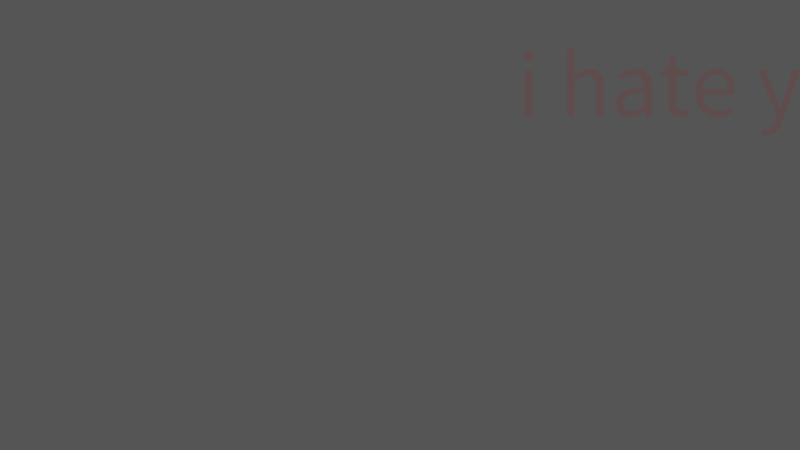
Frame 1 (no input)
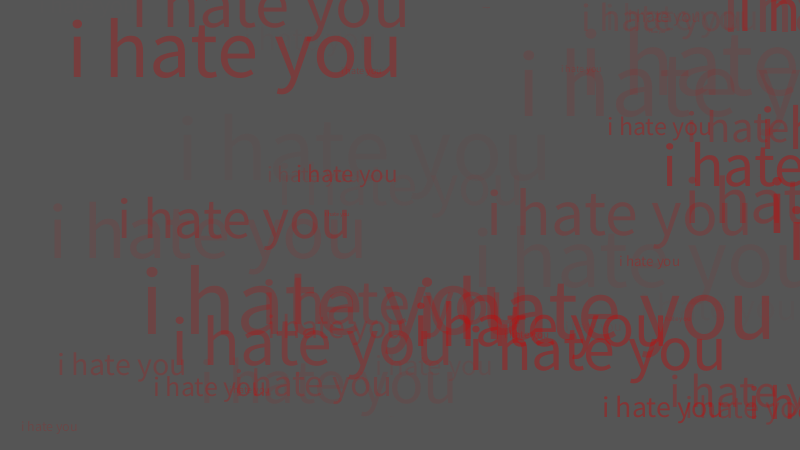
Frame 60 (the mouse pressed at the canvas centre just before this capture)
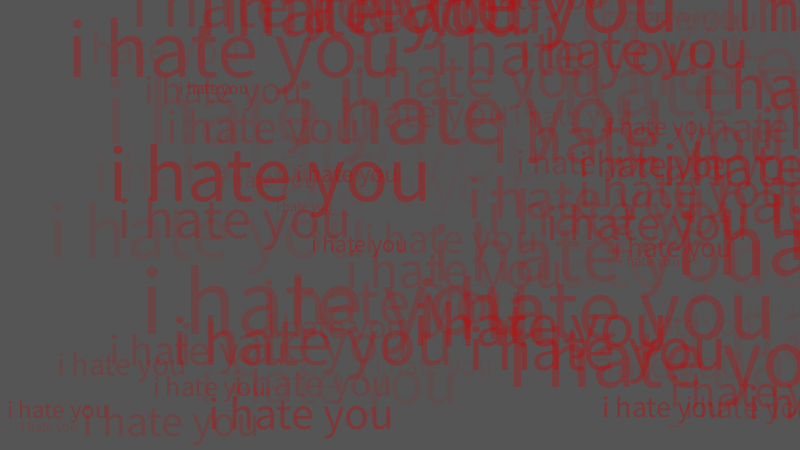
Frame 120 (the mouse held since frame 60 and released just before this capture)

The Processing sketch that drew these frames (run headless with seeded random() and noise(); from frame 60 on, the mouse is pressed at the canvas centre):

// Processing sketch: processing_62459
// ── processing_62459.pde

void setup() {
  smooth();
  size(800,450);
  background(#555555);

}
int i=0;
 void mouseReleased() {
      background(#555555);
    }
void draw(){
  frameRate(30);
  int x=int(random(0,800));
  int y=int(random(0,450));
  int a=int(random(0,100));
  int b=int(random(0,100));  

    if (mousePressed && (mouseButton==LEFT)) {
      background(#555555);
      String l = "I love you.";
      fill(#FFFFFF);
      textSize(25);
      text(l,350,225);
    }
    else if (mousePressed && (mouseButton==RIGHT)){
      
      background(#000000);
      frameRate(60);
      String f = "I'M SORRY. I REALLY DON'T KNOW HOW I FEEL.";
      textSize(600);
      fill(#FFFFFF);
      text(f,i,450);
      i=i-30;
      if (x>=width)
      {x=0;
      }
    }
       else {
    fill(#CD0000,b);
    textSize(a);
    String h = "i hate you";
    text(h,x,y);
   
  }}
